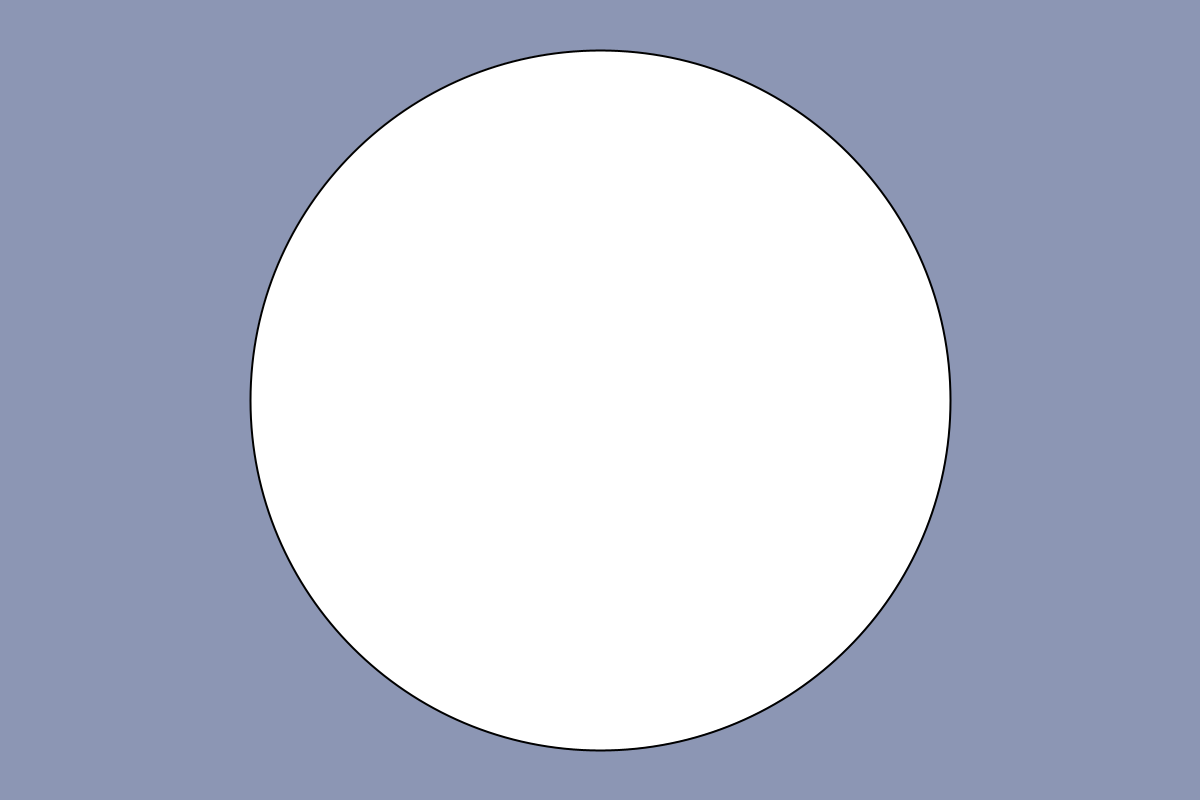
Frame 1 (no input)
Frame 60 (the mouse pressed at the canvas centre just before this capture): identical to frame 1, image omitted
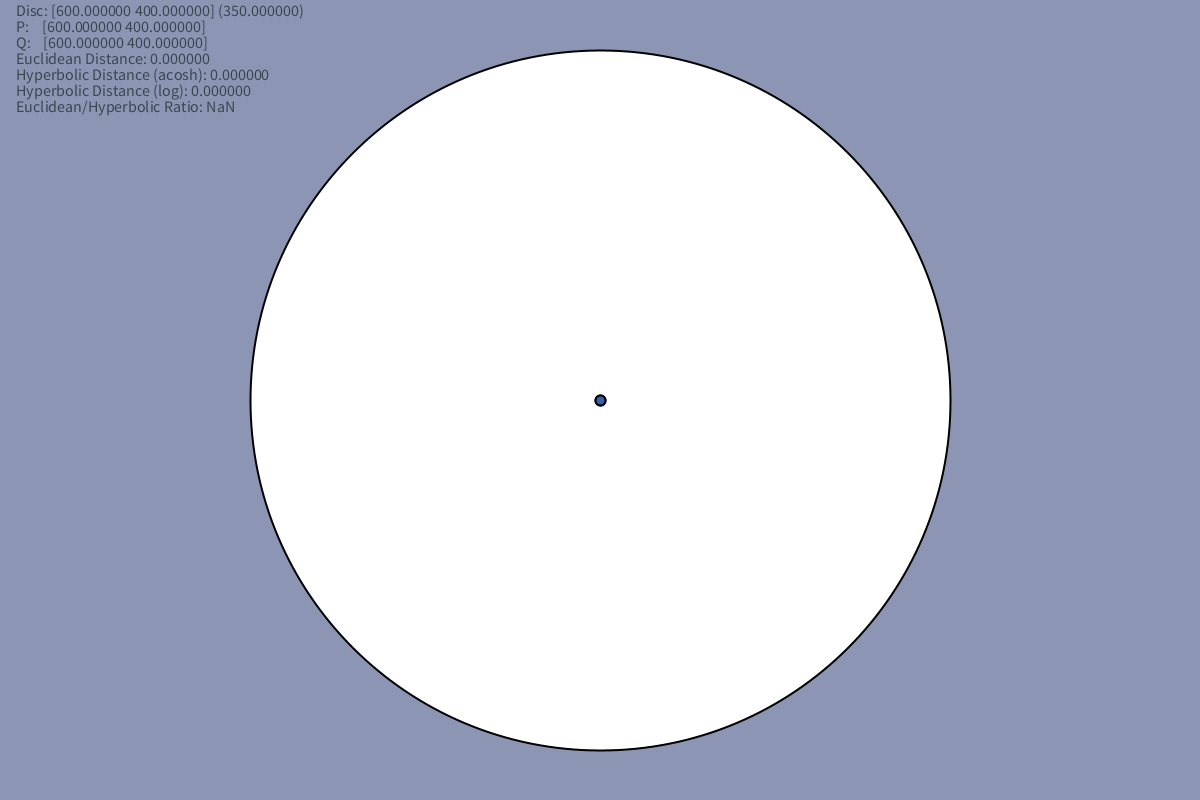
Frame 120 (the mouse held since frame 60 and released just before this capture)

The Processing sketch that drew these frames (run headless with seeded random() and noise(); from frame 60 on, the mouse is pressed at the canvas centre):

// Processing sketch: hyperbolic_lines
// ── hyperbolic_lines.pde
/*

https://en.wikipedia.org/wiki/Hyperbolic_geometry
https://en.wikipedia.org/wiki/Poincar%C3%A9_disk_model
https://en.wikipedia.org/wiki/Cayley%E2%80%93Klein_metric
https://www.cs.unm.edu/~joel/NonEuclid/
http://cs.uef.fi/matematiikka/kurssit/HyperbolicGeometry/BEG_Geometry.pdf
https://mphitchman.com/geometry/frontmatter.html
http://www.malinc.se/noneuclidean/en/poincaretiling.php

*/

ArrayList<PVector[]> lines;
ArrayList<Integer> colors;
PVector[] workLine;
PVector disc;
float dotsz;
int fontsz;
int state;

void setup() {
  size(1200, 800);
  fontsz = 16;
  textSize(fontsz);
  reset();
}

void reset() {
  lines = new ArrayList<PVector[]>();
  colors = new ArrayList<Integer>();
  disc = new PVector(width/2, height/2, 350);
  dotsz = 10;
  state = 0;
}

void draw() {
  background(140, 150, 180);

  push();
  strokeWeight(2);
  circle(disc.x, disc.y, 2*disc.z);
  for (int i = 0; i < lines.size(); i++) {
    PVector[] l = lines.get(i);
    color     c = colors.get(i);
    hyperbolicLine(disc, l[0], l[1], c, dotsz);
  }
  if (workLine != null) {
    hyperbolicLine(disc, workLine[0], workLine[1], color(50, 100, 180), dotsz);
    showMetric(disc, workLine[0], workLine[1]);
  }
  pop();
}

void showMetric(PVector c, PVector p, PVector q) {
  float ed = PVector.dist(p, q);
  float hda = acoshHyperbolicDistance(c, p, q);
  float hdl = logHyperbolicDistance(c, p, q);
  
  fill(60, 70, 80);
  text(String.format("Disc: [%.6f %.6f] (%.6f)", c.x, c.y, c.z), 16, 16 + fontsz*0);
  text(String.format("P:    [%.6f %.6f]", p.x, p.y), 16, 16 + fontsz*1);
  text(String.format("Q:    [%.6f %.6f]", q.x, q.y), 16, 16 + fontsz*2);
  text(String.format("Euclidean Distance: %.6f", ed), 16, 16 + fontsz*3);
  text(String.format("Hyperbolic Distance (acosh): %.6f", hda), 16, 16 + fontsz*4);
  text(String.format("Hyperbolic Distance (log): %.6f", hdl), 16, 16 + fontsz*5);
  text(String.format("Euclidean/Hyperbolic Ratio: %.6f", ed/hda), 16, 16 + fontsz*6);
}

void mouseWheel(MouseEvent ev) {
  float s = exp(0.1*ev.getCount());
  for (PVector[] l : lines) {
    for (PVector p : l) {
      p.x = (p.x - disc.x)*s + disc.x;
      p.y = (p.y - disc.y)*s + disc.y;
    }
  }
  disc.z *= s;
}

void mouseMoved() {
  if (state == 1) {
    PVector m = mouseDiscPosition();
    workLine[1].set(m.x, m.y);
  }
}

void mousePressed() {
  PVector m = mouseDiscPosition();
  switch (state) {
  case 0:
    workLine = new PVector[]{m.copy(), m.copy()};
    state = 1;
    break;
  case 1:
    workLine[1] = m;
    lines.add(workLine);
    colors.add(color(random(255), random(255), random(255)));
    workLine = null;
    state = 0;
    break;
  }
}

void keyPressed() {
  if (key == ' ')
    reset();
}

/*

There are a few models of hyperbolic geometry, we implement the Poincare disk model.
The Poincare disk model takes place inside a unit circle where the metric and shapes are defined as follows:

Metric:
The distances between points are given by the Cayley-Klein metric.
For the Poincare disk model, this means that we need the disc center and radius in addition to the two points to calculate the distance between them.

Points/Circles:
Hyperbolic points/circles are still Euclidean points/circles in terms of their definitions and what they look like.
However, the center point of a circle is not the generally the same as the Euclidean circle center due
to the fact that the length between two points are different under the hyperbolic metric.

Line:
A hyperbolic line connects two hyperbolic points, this can either be represented as follows:
  Euclidean line if the two points are on the boundary of the disc and their distances is the diameter of the disc.
  Circular arc of a circle that intersected with the disc.
Another name for this kind of shape is called a generalized circle.
This is the biggest change, we can draw all other common shapes from this.

Triangle/Square/Rectangle/Polygon/etc:
These shapes are the same in Euclidean space in the sense that they are defined as a set of points and you connect lines to them.
The difference is that we connect the points with hyperbolic lines, giving us a different geometry for them.
One notable fact is that angles of a triangle in hyperbolic space adds up to less than 180 degrees.

Historically, non-Euclidean geometry was discovered by trying to prove the parallel postulate from the other Euclid's axioms of geometry.
It turns out that the parallel postulate is independent from the other Euclid's axioms of geometry
and we can get different geometry based on how we define the parallel postulate axiom.

Hyperbolic: For any given line R and point P not on R, in the plane containing both line R and point P there are at least two distinct lines through P that do not intersect R.
Euclidean: In a plane, given a line and a point not on it, at most one line parallel to the given line can be drawn through the point.
Elliptic:  Any two lines intersect in at least one point.

The curvature of the space defines the geometry and we can characterize the classical curvature as follows:
K = -1 (Hyperbolic)
K = 0  (Euclidean)
K = 1  (Elliptic)
Riemannian geometry generalizes this notion of curvature and allow us to define much more general geometrical spaces.

To draw a line in the Poncaire disk model:

1. Let M be the midpoint of segment PQ
2. Draw line m through M perpendicular to segment PQ
3. Let P' be the inversion in the boundary circle of point P
4. Let N be the midpoint of segment PP'
5. Draw line n through N perpendicular to segment PP'
6. Let C be where line m and line n intersect.
7. Draw circle c with center C and going through P (and Q).
8. The part of circle c that is inside the disk is the hyperbolic line.

*/

void hyperbolicLine(PVector c, PVector p, PVector q, color col, float dz) {  
  PVector C = complement(c, p, q);

  float t0 = arcAngle(C, p);
  float t1 = arcAngle(C, q);
  float a0 = min(t0, t1);
  float a1 = max(t0, t1);
  
  noFill();
  if (a1-a0 >= PI) {
    arc(C.x, C.y, 2*C.z, 2*C.z, a1, 2*PI);
    arc(C.x, C.y, 2*C.z, 2*C.z, 0, a0);
  }
  else
    arc(C.x, C.y, 2*C.z, 2*C.z, a0, a1);
  if (c.z >= dz*dz) {
    fill(col);
    circle(p.x, p.y, dz);
    circle(q.x, q.y, dz);
  }
}

PVector complement(PVector c, PVector p, PVector q) {
  PVector M = midpoint(p, q);
  PVector MP = perpendicularDirection(p, q);  
  PVector pi = inversion(c, p);
  PVector N = midpoint(p, pi);
  PVector NP = perpendicularDirection(p, pi);
  
  PVector C = lineIntersection(M, N, MP, NP);
  C.z = sqrt(distanceSquared(C, c) - c.z*c.z);
  return C;
}

PVector inversion(PVector c, PVector p) {
  float dx = p.x - c.x;
  float dy = p.y - c.y;
  float l = sqrt(dx*dx + dy*dy);
  if (l == 0)
    return new PVector();

  PVector di = new PVector(dx, dy).normalize();
  float   li = c.z*c.z / l;
  return new PVector(c.x + di.x*li, c.y + di.y*li);
}

PVector midpoint(PVector p, PVector q) {
  return new PVector((p.x+q.x)/2, (p.y+q.y)/2);
}

PVector perpendicularDirection(PVector p, PVector q) {
  float dx = q.x - p.x;
  float dy = q.y - p.y;
  return new PVector(-dy*width, dx*width);
}

PVector lineIntersection(PVector p1, PVector p2, PVector d1, PVector d2) {
  float t = ((p2.y - p1.y) * d1.x - (p2.x - p1.x) * d1.y) / (d2.x * d1.y - d2.y * d1.x);
  return new PVector(p2.x + t*d2.x, p2.y + t*d2.y);
}

float arcAngle(PVector c, PVector p) {
  float x = p.x - c.x;
  float y = p.y - c.y;
  float t = atan2(y, x);
  return (t > 0) ? t : (2*PI + t);
}

float distanceSquared(PVector p, PVector q) {
  float dx = p.x - q.x;
  float dy = p.y - q.y;
  return dx*dx + dy*dy;
}

boolean inCircle(PVector c, PVector p) {
  float dx = p.x - c.x;
  float dy = p.y - c.y;
  float r = c.z;
  return dx*dx + dy*dy < r*r;
}

PVector discClamp(PVector c, PVector p) {
  if (inCircle(c, p))
    return p;
  float t = arcAngle(c, p);
  float co = cos(t);
  float si = sin(t);
  return new PVector(c.x + c.z*co, c.y + c.z*si);
}

int circleVsCircle(PVector c1, PVector c2, PVector[] r) {
  float r0 = c1.z;
  float r1 = c2.z;

  float dx = c2.x - c1.x;
  float dy = c2.y - c1.y;
  float d = sqrt(dx*dx + dy*dy);
  if (d > r0+r1 || d < abs(r0-r1))
    return -1;
  if (d == 0 && r0 == r1)
    return 1;
  
  float a = (r0*r0 - r1*r1 + d*d) / (2*d);
  float h = sqrt(r0*r0 - a*a);
  float x2 = c1.x + (dx*a)/d;
  float y2 = c1.y + (dy*a)/d;
  float rx = -dy*(h/d);
  float ry = dx*(h/d);
  
  r[0].set(x2+rx, y2+ry);
  r[1].set(x2-rx, y2-ry);
  return 0;
}

PVector mouseDiscPosition() {
  PVector m = new PVector(mouseX, mouseY);
  PVector d = disc.copy();
  
  d.z -= dotsz;
  return discClamp(d, m);
}

// uses disc center and radius in the calculation of distance.
float acoshHyperbolicDistance(PVector c, PVector p, PVector q) {
  float pq2 = distanceSquared(p, q);
  float op2 = distanceSquared(c, p);
  float oq2 = distanceSquared(c, q);
  float r2 = c.z*c.z;
  return acosh(1 + (2*pq2*r2)/((r2 - op2)*(r2 - oq2)));
}

// uses the points of intersection of the disc and the circle the hyperbolic line is on
// in the calculation of distance.
float logHyperbolicDistance(PVector c, PVector p, PVector q) {
  if (p.x == q.x && p.y == q.y)
    return 0;

  PVector C = complement(c, p, q);
  PVector[] r = new PVector[]{new PVector(), new PVector()};
  circleVsCircle(c, C, r);

  float aq = PVector.dist(r[0], q);
  float ap = PVector.dist(r[0], p);
  float pb = PVector.dist(p, r[1]);
  float qb = PVector.dist(q, r[1]);
  float nd = aq*pb;
  float dn = ap*qb;
  float d = (nd < dn) ? (dn/nd) : (nd/dn);
  return log(d);
}

float acosh(float x) {
  return log(x + sqrt(x*x - 1.0));
}
